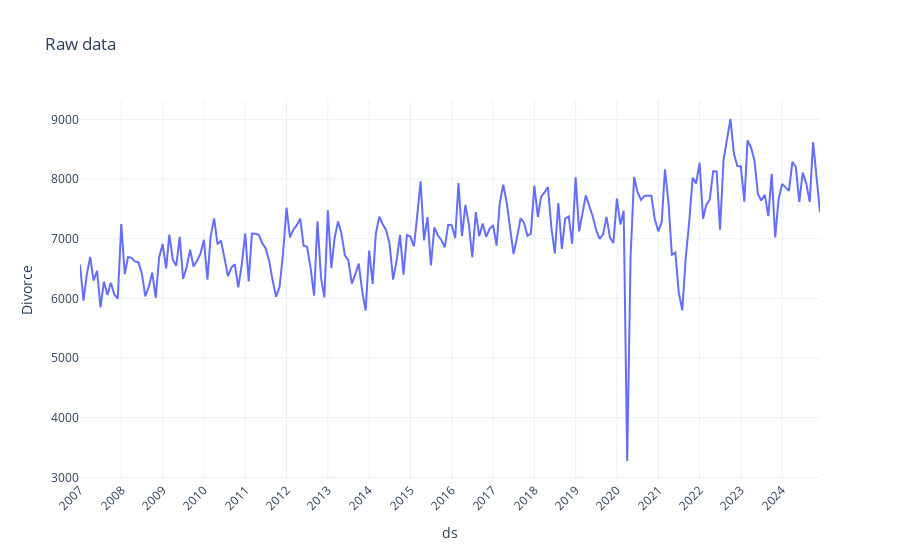

Notebook cell for this chart:
### Code cell
fig = px.line(
    df.reset_index(), # <------------------------- ดึง Row มาดูเลย ตั้งแต่ปี 2021 - 2023
    x="ds",
    y="Divorce",
    title="Raw data"
)

fig.update_layout(
    template="plotly_white",
    hovermode="x unified"
)

fig.update_xaxes(
    dtick="M12",               # 👈 ปรับเป็น "M1" เพื่อให้โชว์ทุกเดือน หรือ "M3" สำหรับทุกไตรมาส
    # tickformat="%b %Y",       # 👈 %b คือชื่อเดือนย่อ (เช่น Jan, Feb) %Y คือปี
    tickformat="%Y",
    showgrid=True,
    tickangle=-45,            # 👈 เอียงเล็กน้อยเพื่อให้ชื่อเดือนไม่ซ้อนกัน
    hoverformat="%Y"    # 👈 Hover ให้เห็นละเอียดถึงระดับวัน/เดือน/ปี
)

fig.show()

### Figure 1 — Plotly figure (JSON) as saved in the notebook; plotly's stock layout.template omitted (floating-point values rounded to 4 significant figures; data arrays with more than 128 entries replaced by an {"elided": "..."} marker saying what was removed)
{"data": [{"hovertemplate": "ds=%{x}<br>Divorce=%{y}<extra></extra>", "legendgroup": "", "line": {"color": "#636efa", "dash": "solid"}, "marker": {"symbol": "circle"}, "mode": "lines", "name": "", "orientation": "v", "showlegend": false, "type": "scatter", "x": {"elided": "216 str values"}, "xaxis": "x", "y": {"elided": "216 float values"}, "yaxis": "y"}], "layout": {"hovermode": "x unified", "legend": {"tracegroupgap": 0}, "title": {"text": "Raw data"}, "xaxis": {"anchor": "y", "domain": [0, 1], "dtick": "M12", "hoverformat": "%Y", "showgrid": true, "tickangle": -45, "tickformat": "%Y", "title": {"text": "ds"}}, "yaxis": {"anchor": "x", "domain": [0, 1], "title": {"text": "Divorce"}}}}
